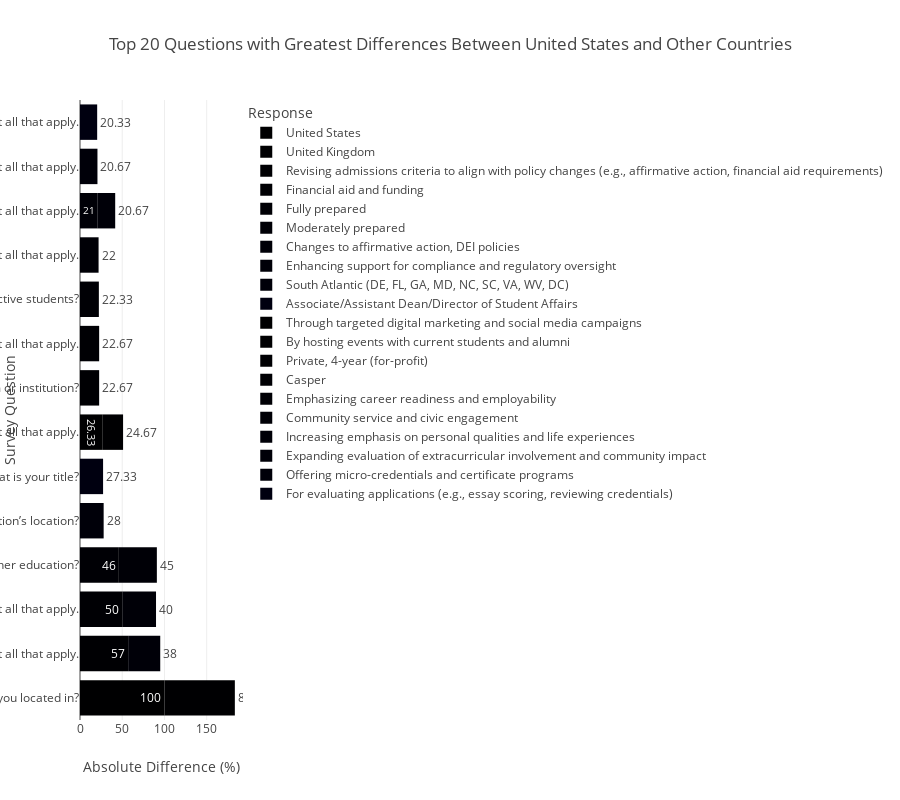

The notebook cell saved with this chart:
### Code cell
import plotly.express as px

# Filter the top 20 rows for visualization
results_df_top_20 = results_df_top.head(20)

# Create an interactive bar chart using Plotly
fig = px.bar(
    results_df_top_20,
    x="Difference",
    y="Question",
    color="Response",
    orientation="h",
    text="Difference",
    hover_data=["US_Percentage", "Other_Percentage"],
    title="Top 20 Questions with Greatest Differences Between United States and Other Countries",
    labels={
        "Difference": "Absolute Difference (%)",
        "Question": "Survey Question",
        "Response": "Response"
    }
)

# Update layout for better readability
fig.update_traces(textposition="outside")
fig.update_layout(
    yaxis=dict(title="Survey Question"),
    xaxis=dict(title="Absolute Difference (%)"),
    title_x=0.5,
    height=800  # Adjust height for better visualization
)

# Show the interactive plot
fig.show()

### Figure 1 — Plotly figure (JSON) as saved in the notebook; plotly's stock layout.template omitted (floating-point values rounded to 4 significant figures)
{"data": [{"alignmentgroup": "True", "customdata": [[100, 0]], "hovertemplate": "Response=United States<br>Absolute Difference (%)=%{text}<br>Survey Question=%{y}<br>US_Percentage=%{customdata[0]}<br>Other_Percentage=%{customdata[1]}<extra></extra>", "legendgroup": "United States", "marker": {"color": "#000001", "pattern": {"shape": ""}}, "name": "United States", "offsetgroup": "United States", "orientation": "h", "showlegend": true, "text": [100], "textposition": "outside", "type": "bar", "x": [100], "xaxis": "x", "y": ["Which country are you located in?"], "yaxis": "y"}, {"alignmentgroup": "True", "customdata": [[0, 83.33]], "hovertemplate": "Response=United Kingdom<br>Absolute Difference (%)=%{text}<br>Survey Question=%{y}<br>US_Percentage=%{customdata[0]}<br>Other_Percentage=%{customdata[1]}<extra></extra>", "legendgroup": "United Kingdom", "marker": {"color": "#000002", "pattern": {"shape": ""}}, "name": "United Kingdom", "offsetgroup": "United Kingdom", "orientation": "h", "showlegend": true, "text": [83.33], "textposition": "outside", "type": "bar", "x": [83.33], "xaxis": "x", "y": ["Which country are you located in?"], "yaxis": "y"}, {"alignmentgroup": "True", "customdata": [[57, 0]], "hovertemplate": "Response=Revising admissions criteria to align with policy changes (e.g., affirmative action, financial aid requirements)<br>Absolute Difference (%)=%{text}<br>Survey Question=%{y}<br>US_Percentage=%{customdata[0]}<br>Other_Percentage=%{customdata[1]}<extra></extra>", "legendgroup": "Revising admissions criteria to align with policy changes (e.g., affirmative action, financial aid requirements)", "marker": {"color": "#000003", "pattern": {"shape": ""}}, "name": "Revising admissions criteria to align with policy changes (e.g., affirmative action, financial aid requirements)", "offsetgroup": "Revising admissions criteria to align with policy changes (e.g., affirmative action, financial aid requirements)", "orientation": "h", "showlegend": true, "text": [57], "textposition": "outside", "type": "bar", "x": [57], "xaxis": "x", "y": ["What solutions is your institution considering to adapt to new or proposed higher education policies? Select all that apply."], "yaxis": "y"}, {"alignmentgroup": "True", "customdata": [[50, 0]], "hovertemplate": "Response=Financial aid and funding<br>Absolute Difference (%)=%{text}<br>Survey Question=%{y}<br>US_Percentage=%{customdata[0]}<br>Other_Percentage=%{customdata[1]}<extra></extra>", "legendgroup": "Financial aid and funding", "marker": {"color": "#000004", "pattern": {"shape": ""}}, "name": "Financial aid and funding", "offsetgroup": "Financial aid and funding", "orientation": "h", "showlegend": true, "text": [50], "textposition": "outside", "type": "bar", "x": [50], "xaxis": "x", "y": ["What areas of proposed legislation do you anticipate will most impact admissions policies? Select all that apply."], "yaxis": "y"}, {"alignmentgroup": "True", "customdata": [[46, 0]], "hovertemplate": "Response=Fully prepared<br>Absolute Difference (%)=%{text}<br>Survey Question=%{y}<br>US_Percentage=%{customdata[0]}<br>Other_Percentage=%{customdata[1]}<extra></extra>", "legendgroup": "Fully prepared", "marker": {"color": "#000005", "pattern": {"shape": ""}}, "name": "Fully prepared", "offsetgroup": "Fully prepared", "orientation": "h", "showlegend": true, "text": [46], "textposition": "outside", "type": "bar", "x": [46], "xaxis": "x", "y": ["How prepared is your institution to adapt to potential policy changes in higher education?"], "yaxis": "y"}, {"alignmentgroup": "True", "customdata": [[45, 0]], "hovertemplate": "Response=Moderately prepared<br>Absolute Difference (%)=%{text}<br>Survey Question=%{y}<br>US_Percentage=%{customdata[0]}<br>Other_Percentage=%{customdata[1]}<extra></extra>", "legendgroup": "Moderately prepared", "marker": {"color": "#000006", "pattern": {"shape": ""}}, "name": "Moderately prepared", "offsetgroup": "Moderately prepared", "orientation": "h", "showlegend": true, "text": [45], "textposition": "outside", "type": "bar", "x": [45], "xaxis": "x", "y": ["How prepared is your institution to adapt to potential policy changes in higher education?"], "yaxis": "y"}, {"alignmentgroup": "True", "customdata": [[40, 0]], "hovertemplate": "Response=Changes to affirmative action, DEI policies<br>Absolute Difference (%)=%{text}<br>Survey Question=%{y}<br>US_Percentage=%{customdata[0]}<br>Other_Percentage=%{customdata[1]}<extra></extra>", "legendgroup": "Changes to affirmative action, DEI policies", "marker": {"color": "#000007", "pattern": {"shape": ""}}, "name": "Changes to affirmative action, DEI policies", "offsetgroup": "Changes to affirmative action, DEI policies", "orientation": "h", "showlegend": true, "text": [40], "textposition": "outside", "type": "bar", "x": [40], "xaxis": "x", "y": ["What areas of proposed legislation do you anticipate will most impact admissions policies? Select all that apply."], "yaxis": "y"}, {"alignmentgroup": "True", "customdata": [[38, 0]], "hovertemplate": "Response=Enhancing support for compliance and regulatory oversight<br>Absolute Difference (%)=%{text}<br>Survey Question=%{y}<br>US_Percentage=%{customdata[0]}<br>Other_Percentage=%{customdata[1]}<extra></extra>", "legendgroup": "Enhancing support for compliance and regulatory oversight", "marker": {"color": "#000008", "pattern": {"shape": ""}}, "name": "Enhancing support for compliance and regulatory oversight", "offsetgroup": "Enhancing support for compliance and regulatory oversight", "orientation": "h", "showlegend": true, "text": [38], "textposition": "outside", "type": "bar", "x": [38], "xaxis": "x", "y": ["What solutions is your institution considering to adapt to new or proposed higher education policies? Select all that apply."], "yaxis": "y"}, {"alignmentgroup": "True", "customdata": [[28, 0]], "hovertemplate": "Response=South Atlantic (DE, FL, GA, MD, NC, SC, VA, WV, DC)<br>Absolute Difference (%)=%{text}<br>Survey Question=%{y}<br>US_Percentage=%{customdata[0]}<br>Other_Percentage=%{customdata[1]}<extra></extra>", "legendgroup": "South Atlantic (DE, FL, GA, MD, NC, SC, VA, WV, DC)", "marker": {"color": "#000009", "pattern": {"shape": ""}}, "name": "South Atlantic (DE, FL, GA, MD, NC, SC, VA, WV, DC)", "offsetgroup": "South Atlantic (DE, FL, GA, MD, NC, SC, VA, WV, DC)", "orientation": "h", "showlegend": true, "text": [28], "textposition": "outside", "type": "bar", "x": [28], "xaxis": "x", "y": ["Which region best describes your program or institution’s location?"], "yaxis": "y"}, {"alignmentgroup": "True", "customdata": [[21, 48.33]], "hovertemplate": "Response=Associate/Assistant Dean/Director of Student Affairs<br>Absolute Difference (%)=%{text}<br>Survey Question=%{y}<br>US_Percentage=%{customdata[0]}<br>Other_Percentage=%{customdata[1]}<extra></extra>", "legendgroup": "Associate/Assistant Dean/Director of Student Affairs", "marker": {"color": "#000010", "pattern": {"shape": ""}}, "name": "Associate/Assistant Dean/Director of Student Affairs", "offsetgroup": "Associate/Assistant Dean/Director of Student Affairs", "orientation": "h", "showlegend": true, "text": [27.33], "textposition": "outside", "type": "bar", "x": [27.33], "xaxis": "x", "y": ["What is your title?"], "yaxis": "y"}, {"alignmentgroup": "True", "customdata": [[52, 78.33]], "hovertemplate": "Response=Through targeted digital marketing and social media campaigns<br>Absolute Difference (%)=%{text}<br>Survey Question=%{y}<br>US_Percentage=%{customdata[0]}<br>Other_Percentage=%{customdata[1]}<extra></extra>", "legendgroup": "Through targeted digital marketing and social media campaigns", "marker": {"color": "#000001", "pattern": {"shape": ""}}, "name": "Through targeted digital marketing and social media campaigns", "offsetgroup": "Through targeted digital marketing and social media campaigns", "orientation": "h", "showlegend": true, "text": [26.33], "textposition": "outside", "type": "bar", "x": [26.33], "xaxis": "x", "y": ["How does your institution communicate its unique value proposition to prospective students and families? Select all that apply."], "yaxis": "y"}, {"alignmentgroup": "True", "customdata": [[43, 18.33]], "hovertemplate": "Response=By hosting events with current students and alumni<br>Absolute Difference (%)=%{text}<br>Survey Question=%{y}<br>US_Percentage=%{customdata[0]}<br>Other_Percentage=%{customdata[1]}<extra></extra>", "legendgroup": "By hosting events with current students and alumni", "marker": {"color": "#000002", "pattern": {"shape": ""}}, "name": "By hosting events with current students and alumni", "offsetgroup": "By hosting events with current students and alumni", "orientation": "h", "showlegend": true, "text": [24.67], "textposition": "outside", "type": "bar", "x": [24.67], "xaxis": "x", "y": ["How does your institution communicate its unique value proposition to prospective students and families? Select all that apply."], "yaxis": "y"}, {"alignmentgroup": "True", "customdata": [[19, 41.67]], "hovertemplate": "Response=Private, 4-year (for-profit)<br>Absolute Difference (%)=%{text}<br>Survey Question=%{y}<br>US_Percentage=%{customdata[0]}<br>Other_Percentage=%{customdata[1]}<extra></extra>", "legendgroup": "Private, 4-year (for-profit)", "marker": {"color": "#000003", "pattern": {"shape": ""}}, "name": "Private, 4-year (for-profit)", "offsetgroup": "Private, 4-year (for-profit)", "orientation": "h", "showlegend": true, "text": [22.67], "textposition": "outside", "type": "bar", "x": [22.67], "xaxis": "x", "y": ["Which of the following best describes your program or institution?"], "yaxis": "y"}, {"alignmentgroup": "True", "customdata": [[24, 46.67]], "hovertemplate": "Response=Casper<br>Absolute Difference (%)=%{text}<br>Survey Question=%{y}<br>US_Percentage=%{customdata[0]}<br>Other_Percentage=%{customdata[1]}<extra></extra>", "legendgroup": "Casper", "marker": {"color": "#000004", "pattern": {"shape": ""}}, "name": "Casper", "offsetgroup": "Casper", "orientation": "h", "showlegend": true, "text": [22.67], "textposition": "outside", "type": "bar", "x": [22.67], "xaxis": "x", "y": ["Which of the following brands have you heard of? Select all that apply."], "yaxis": "y"}, {"alignmentgroup": "True", "customdata": [[26, 48.33]], "hovertemplate": "Response=Emphasizing career readiness and employability<br>Absolute Difference (%)=%{text}<br>Survey Question=%{y}<br>US_Percentage=%{customdata[0]}<br>Other_Percentage=%{customdata[1]}<extra></extra>", "legendgroup": "Emphasizing career readiness and employability", "marker": {"color": "#000005", "pattern": {"shape": ""}}, "name": "Emphasizing career readiness and employability", "offsetgroup": "Emphasizing career readiness and employability", "orientation": "h", "showlegend": true, "text": [22.33], "textposition": "outside", "type": "bar", "x": [22.33], "xaxis": "x", "y": ["What is your institution's primary strategy to demonstrate the value of a higher education degree to prospective students?"], "yaxis": "y"}, {"alignmentgroup": "True", "customdata": [[38, 60]], "hovertemplate": "Response=Community service and civic engagement<br>Absolute Difference (%)=%{text}<br>Survey Question=%{y}<br>US_Percentage=%{customdata[0]}<br>Other_Percentage=%{customdata[1]}<extra></extra>", "legendgroup": "Community service and civic engagement", "marker": {"color": "#000006", "pattern": {"shape": ""}}, "name": "Community service and civic engagement", "offsetgroup": "Community service and civic engagement", "orientation": "h", "showlegend": true, "text": [22], "textposition": "outside", "type": "bar", "x": [22], "xaxis": "x", "y": ["What factors are receiving increased emphasis in your institution's holistic review process? Select all that apply."], "yaxis": "y"}, {"alignmentgroup": "True", "customdata": [[49, 70]], "hovertemplate": "Response=Increasing emphasis on personal qualities and life experiences<br>Absolute Difference (%)=%{text}<br>Survey Question=%{y}<br>US_Percentage=%{customdata[0]}<br>Other_Percentage=%{customdata[1]}<extra></extra>", "legendgroup": "Increasing emphasis on personal qualities and life experiences", "marker": {"color": "#000007", "pattern": {"shape": ""}}, "name": "Increasing emphasis on personal qualities and life experiences", "offsetgroup": "Increasing emphasis on personal qualities and life experiences", "orientation": "h", "showlegend": true, "text": [21], "textposition": "outside", "type": "bar", "x": [21], "xaxis": "x", "y": ["How is your institution evolving its approach to holistic review in admissions? Select all that apply."], "yaxis": "y"}, {"alignmentgroup": "True", "customdata": [[39, 18.33]], "hovertemplate": "Response=Expanding evaluation of extracurricular involvement and community impact<br>Absolute Difference (%)=%{text}<br>Survey Question=%{y}<br>US_Percentage=%{customdata[0]}<br>Other_Percentage=%{customdata[1]}<extra></extra>", "legendgroup": "Expanding evaluation of extracurricular involvement and community impact", "marker": {"color": "#000008", "pattern": {"shape": ""}}, "name": "Expanding evaluation of extracurricular involvement and community impact", "offsetgroup": "Expanding evaluation of extracurricular involvement and community impact", "orientation": "h", "showlegend": true, "text": [20.67], "textposition": "outside", "type": "bar", "x": [20.67], "xaxis": "x", "y": ["How is your institution evolving its approach to holistic review in admissions? Select all that apply."], "yaxis": "y"}, {"alignmentgroup": "True", "customdata": [[36, 56.67]], "hovertemplate": "Response=Offering micro-credentials and certificate programs<br>Absolute Difference (%)=%{text}<br>Survey Question=%{y}<br>US_Percentage=%{customdata[0]}<br>Other_Percentage=%{customdata[1]}<extra></extra>", "legendgroup": "Offering micro-credentials and certificate programs", "marker": {"color": "#000009", "pattern": {"shape": ""}}, "name": "Offering micro-credentials and certificate programs", "offsetgroup": "Offering micro-credentials and certificate programs", "orientation": "h", "showlegend": true, "text": [20.67], "textposition": "outside", "type": "bar", "x": [20.67], "xaxis": "x", "y": ["What alternative educational pathways is your institution developing to attract a broad range of students? Select all that apply."], "yaxis": "y"}, {"alignmentgroup": "True", "customdata": [[42, 21.67]], "hovertemplate": "Response=For evaluating applications (e.g., essay scoring, reviewing credentials)<br>Absolute Difference (%)=%{text}<br>Survey Question=%{y}<br>US_Percentage=%{customdata[0]}<br>Other_Percentage=%{customdata[1]}<extra></extra>", "legendgroup": "For evaluating applications (e.g., essay scoring, reviewing credentials)", "marker": {"color": "#000010", "pattern": {"shape": ""}}, "name": "For evaluating applications (e.g., essay scoring, reviewing credentials)", "offsetgroup": "For evaluating applications (e.g., essay scoring, reviewing credentials)", "orientation": "h", "showlegend": true, "text": [20.33], "textposition": "outside", "type": "bar", "x": [20.33], "xaxis": "x", "y": ["How has your institution integrated AI tools into the admissions process? Select all that apply."], "yaxis": "y"}], "layout": {"barmode": "relative", "height": 800, "legend": {"title": {"text": "Response"}, "tracegroupgap": 0}, "title": {"text": "Top 20 Questions with Greatest Differences Between United States and Other Countries", "x": 0.5}, "xaxis": {"anchor": "y", "domain": [0, 1], "title": {"text": "Absolute Difference (%)"}}, "yaxis": {"anchor": "x", "domain": [0, 1], "title": {"text": "Survey Question"}}}}
